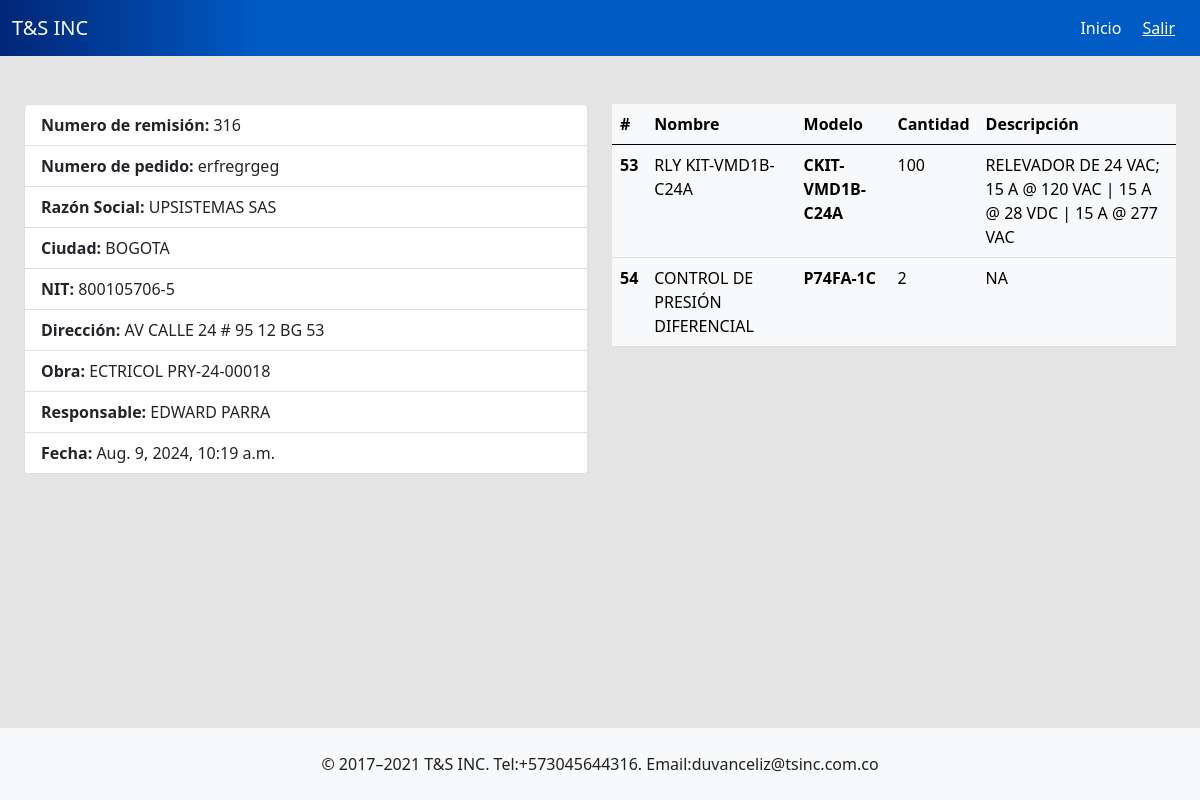
The page /productremission/28 (signed in) on the database as committed earlier.
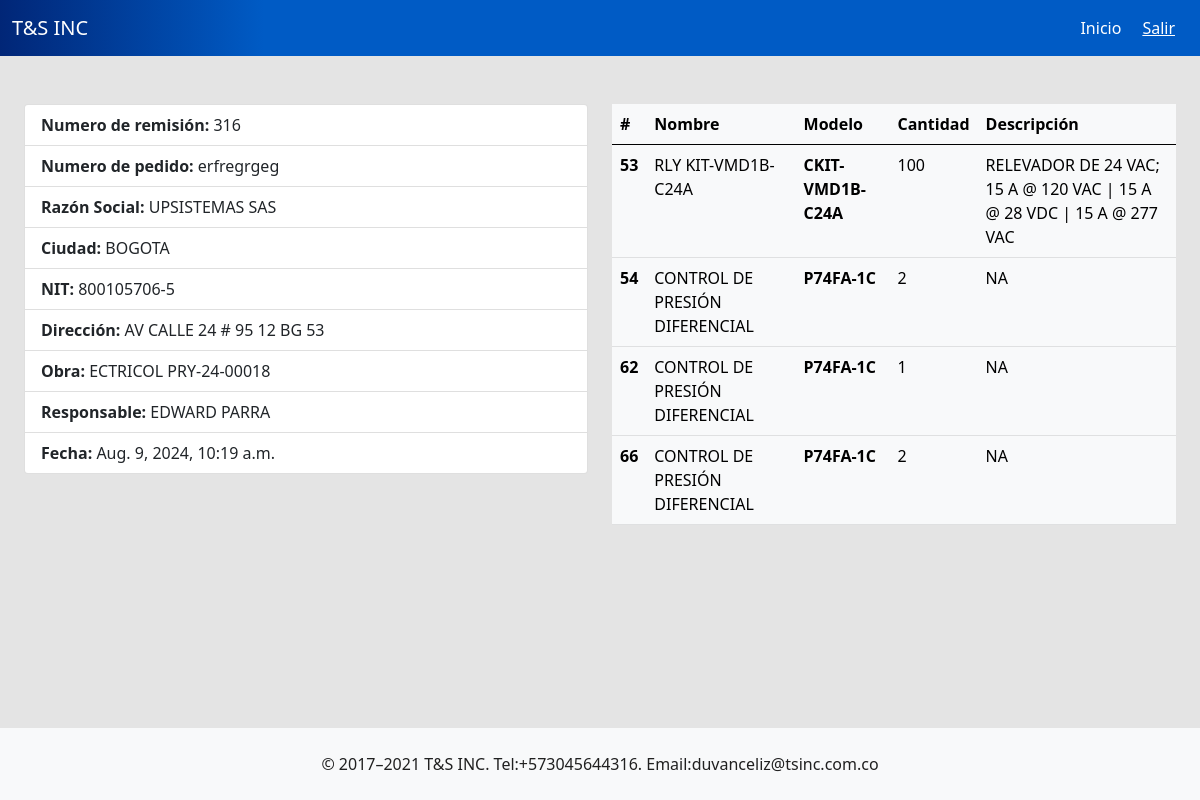
The same page on the database as committed later.
### tsinc/models.py (models this page shows, shortened)
class ProductSent(models.Model):
    product = models.ForeignKey(Product,on_delete=models.CASCADE)
    quantity = models.IntegerField(default=0)
    price = models.FloatField(default=0)
    remission = models.ForeignKey(Remission,on_delete=models.CASCADE,null=True)
    discounted = models.BooleanField(default=False)

class Product(models.Model):
    code = models.CharField(max_length=200, default=None)
    product_name = models.CharField(max_length=200, default=None)
    factory_ref = models.CharField(max_length=200, default=None)
    model = models.CharField(max_length=200, default=None)
    sale_price = models.FloatField(default=0)
    purcharse_price = models.FloatField(default=0)
    brand = models.CharField(max_length=200, default=None)
    location = models.CharField(max_length=200, default=None)
    quantity = models.IntegerField()
    point = models.CharField(max_length=100,null=True,blank=True)
    description = models.TextField(validators=[MaxLengthValidator(500)], null=True)
    min_stock = models.IntegerField(default=0)
    iva = models.BooleanField(default=False)
    date = models.DateField(default=datetime.date.today)

### tsinc/views.py (the view)
# urls.py: path('productremission/<int:id>', views.product_remission, name='product_remission'),
@login_required
def product_remission(request,id):
    remission = Remission.objects.filter(id=id).first()
    products = ProductSent.objects.filter(remission= remission).all()
    return render(request,'productremission.html',{'products':products, 'remission':remission})

### tsinc/templates/productremission.html
{% extends 'layout.html' %} {% block body %}
<div class="container">
    <div class="row">
        <div class="col-md-6">
            <ul class="list-group">
                <li class="list-group-item"><strong>Numero de remisión: </strong>{{remission.number}}</li>
                <li class="list-group-item"><strong>Numero de pedido: </strong>{{remission.order_number}}</li>
                <li class="list-group-item"><strong>Razón Social: </strong>{{remission.company}}</li>
                <li class="list-group-item"><strong>Ciudad: </strong>{{remission.city}}</li>
                <li class="list-group-item"><strong>NIT: </strong>{{remission.nit}}</li>
                <li class="list-group-item"><strong>Dirección: </strong>{{remission.location}}</li>
                <li class="list-group-item"><strong>Obra: </strong>{{remission.project}}</li>
                <li class="list-group-item"><strong>Responsable: </strong>{{remission.responsible}}</li>
                <li class="list-group-item"><strong>Fecha: </strong>{{remission.date}}</li>
              </ul>
        </div>
       <div class="col-md-6">
        <div class="table-responsive">
          <table class="table table-hover table-light">
            <thead>
              <tr>
                <th scope="col">#</th>
                <th scope="col">Nombre</th>
                <th scope="col">Modelo</th>
                <th scope="col">Cantidad</th>
                <th scope="col">Descripción</th>
              </tr>
            </thead>
            <tbody>
              <tr>
                {% for product in products %}
                <th scope="row">{{product.id}}</th>
                <td>{{product.product.product_name}}</td>
                <th>{{product.product.model}}</th>
                <td>{{product.quantity}}</td>
                <td>{{product.product.description}}</td>
              </tr>
              {%endfor%}
            </tbody>
          </table>
        </div>
       </div>
    </div>
  </div>
{% endblock %}

Rows that differ between the two databases and show on the page:
added ProductSent: id "62", product.product_name "CONTROL DE PRESIÓN DIFERENCIAL", product.model "P74FA-1C", quantity "1", product.description "NA"
added ProductSent: id "66", product.product_name "CONTROL DE PRESIÓN DIFERENCIAL", product.model "P74FA-1C", quantity "2", product.description "NA"
